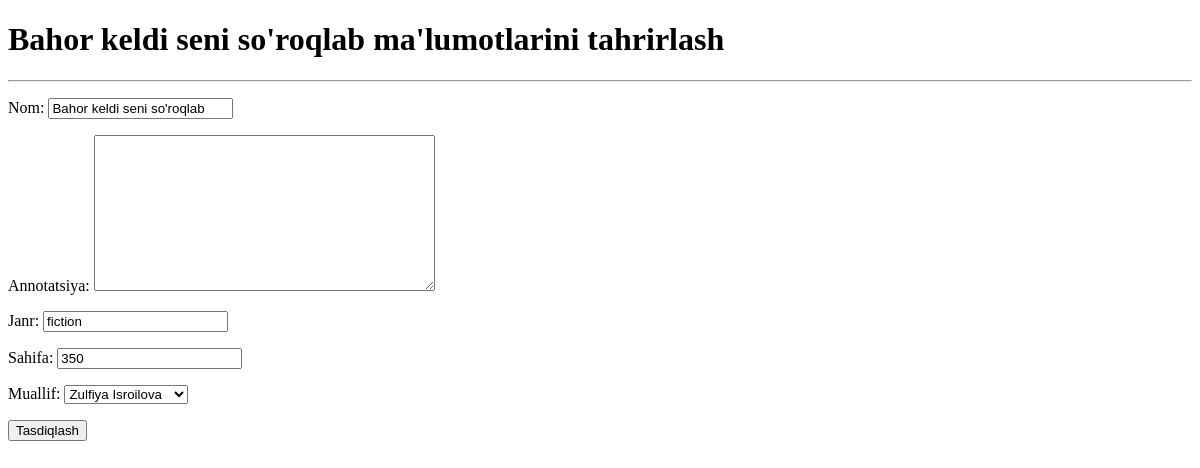
The app's page /kitoblar/2/tahrirlash/, older data.
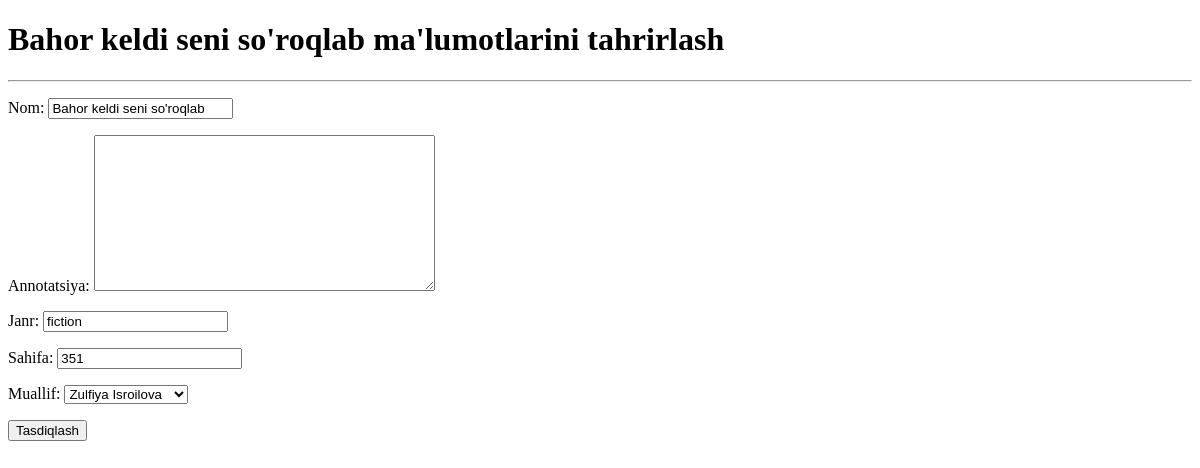
The same page, newer data.
### mainApp/models.py (models this page shows, shortened)
class Kitob(models.Model):
    nom = models.CharField(max_length=255)
    annotatsiya = models.TextField(blank=True, null=True)
    janr = models.CharField(max_length=255)
    sahifa = models.PositiveIntegerField()
    muallif = models.ForeignKey(Muallif, on_delete=SET_NULL, null=True)
    class Meta:
        verbose_name_plural = "Kitoblar"

### mainApp/views.py (the view)
# urls.py: path('kitoblar/<int:pk>/tahrirlash/', kitoblar_update_view),
def kitoblar_update_view(request, pk):
    form = Kitobform()
    kitob = get_object_or_404(Kitob, id= pk)
    if request.method == 'POST':
        kitob_model = Kitobform(request.POST, instance=kitob)
        if kitob_model.is_valid():
            kitob_model.save()
        return redirect('kitoblar')
    else:
        form = Kitobform(instance=kitob)
    kitob = get_object_or_404(Kitob, id=pk)
    mualliflar = Muallif.objects.exclude(id=kitob.muallif.id)
    context = {
        "kitob" : kitob,
        "mualliflar" : mualliflar,
        "form" : form
    }
    return render(request, 'kitob_update.html', context=context)

### mainApp/forms.py
class Kitobform(forms.ModelForm):
    class Meta:
        model = Kitob
        fields = '__all__'

### mainApp/models.py (called while the page is built)
    def __str__(self):
        return self.ism

### templates/kitob_update.html (shortened to what this page needs)
<!DOCTYPE html>
<html lang="en">
<head>
</head>
<body>
<h1>{{ kitob.nom }} ma'lumotlarini tahrirlash</h1>
<hr>
<form method="post">
    {{ form.as_p }}
    <button>Tasdiqlash</button>
</form>
</body>
</html>

Row changes from the older to the newer data that the page shows:
changed Kitob "Bahor keldi seni so'roqlab": sahifa "350" → "351"
